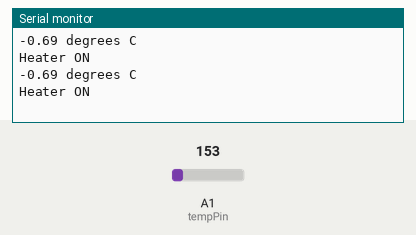
Simulated run of this sketch. Board: Arduino Uno, built with avr-gcc and run on an emulated ATmega328P. Shown: the last lines printed to the serial monitor. The test bench sets the inputs (shaded band); at power-on: A1 (tempPin) = 153.

Above: at 2.2 s.
2.3 s: A1 (tempPin) set to 165
At 3.18 s:
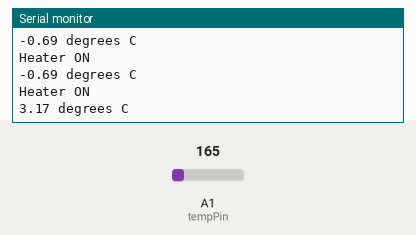
4.3 s: A1 (tempPin) set to 175
At 5.6 s:
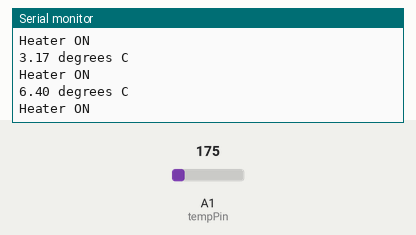
Timing chart, 0 to 7.3 s (numbered marks = the images above; inputs shaded):
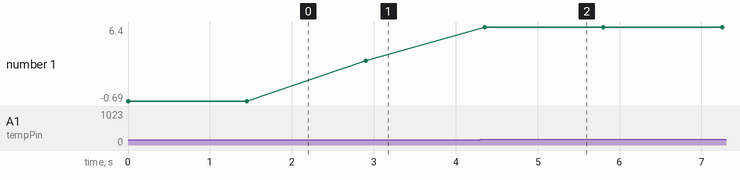

Measured:
- after the input at 2.3 s, the serial monitor: prints a new line after 0.60 s (image 1)
- after the input at 4.3 s, the serial monitor: prints a new line after 0.05 s (image 2)
- plotted number 1: -0.69 → 3.17 after the input at 2.3 s, 3.17 → 6.4 after the input at 4.3 s

The sketch:

Temperature-controller.ino
```cpp
#include <RCSwitch.h> //only used for remote control switches, not used if you have a relay

#define aref_voltage 3.3         // we tie 3.3V to ARef and measure it with a multimeter!

//TMP36 Pin Variables
int tempPin = 1;
int tempReading;

float desiredTempC = 28; // which temperature to maintain

RCSwitch mySwitch = RCSwitch();

void setup(void) {
  // We'll send debugging information via the Serial monitor
  Serial.begin(9600);
  // If you want to set the aref to something other than 5v
  analogReference(EXTERNAL);
  //enable RC switch transmissions on pin 10.
  mySwitch.enableTransmit(8);
}


void loop(void) {

  tempReading = analogRead(tempPin);

  // converting that reading to voltage, which is based off the reference voltage
  float voltage = tempReading * aref_voltage;
  voltage /= 1024.0;

  // now print out the temperature
  float temperatureC = (voltage - 0.5) * 100 ;
  Serial.print(temperatureC); Serial.println(" degrees C");

  /* now convert to Fahrenheight
  float temperatureF = (temperatureC * 9.0 / 5.0) + 32.0;
  Serial.print(temperatureF); Serial.println(" degrees F");
   */

  if(temperatureC < desiredTempC){
    mySwitch.switchOn(1,1);
    Serial.println("Heater ON");
  }
  else{
    Serial.println("Heater OFF");
    mySwitch.switchOff(1,1);
  }


  delay(1000);
}
```
